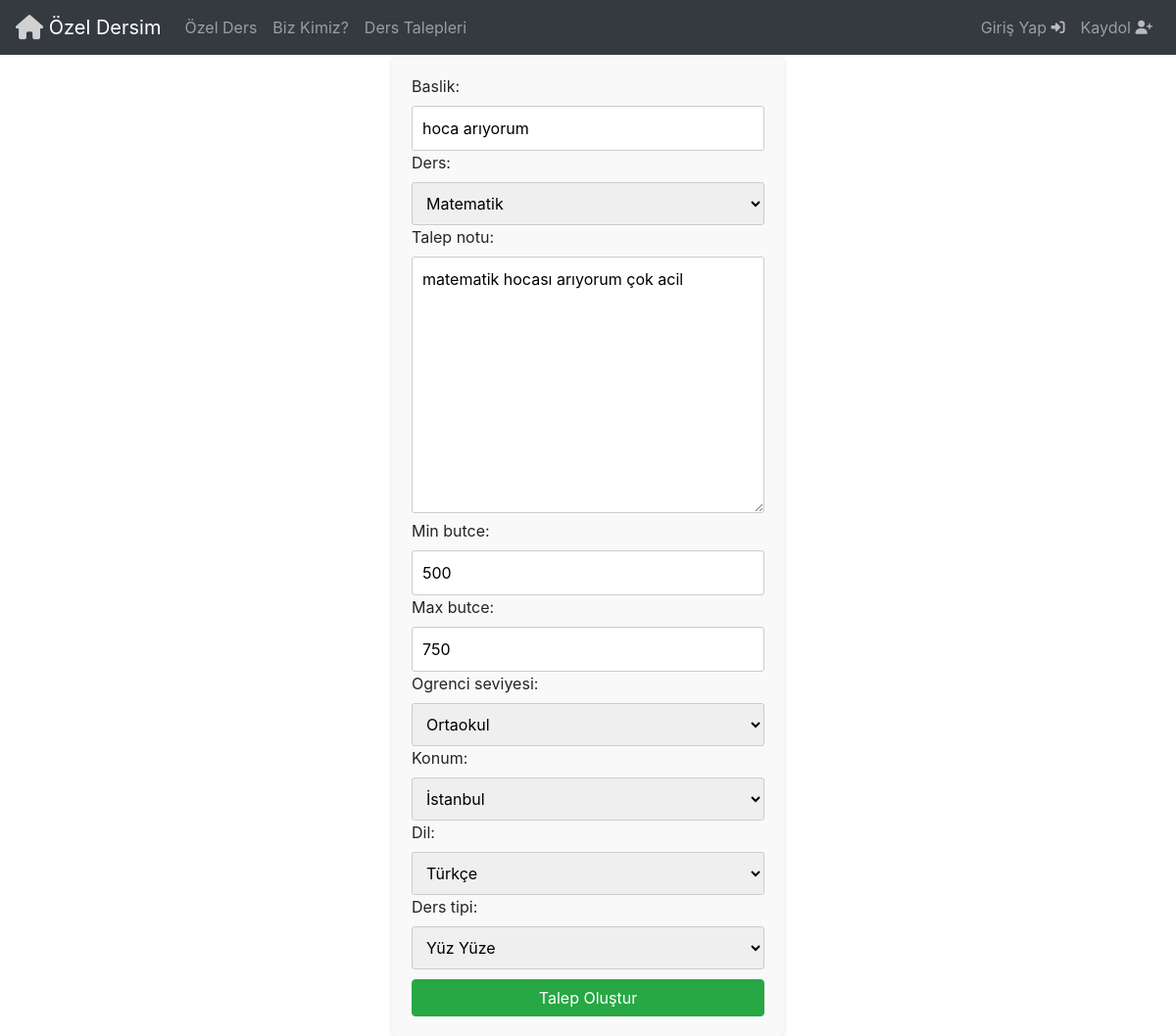
The page /talep_duzenle/11/ on the database its author committed.
### Base/models.py (models this page shows, shortened)
class DersTalepleri(models.Model):
  seviye = [
    ('İlkokul', 'İlkokul'),
    ('Ortaokul', 'Ortaokul'),
    ('Lise', 'Lise'),
    ('Üniversite', 'Üniversite'),
    ('Yüksek Lisans','Yüksek Lisans'),
  ]
  ders_tipleri = [
        ('online', 'Online'),
        ('yuz_yuze', 'Yüz Yüze'),
        ('iksisde', 'Online ve Yüz Yüze'),
    ]
  kullanici = models.ForeignKey(User, on_delete=models.CASCADE)
  baslik = models.CharField(max_length=50)
  ders = models.ForeignKey(Ders, on_delete=models.CASCADE)
  talep_notu= models.TextField(max_length=200,null=True,blank=True)
  talep_durumu = models.BooleanField(default=False)
  min_butce = models.IntegerField(validators=[MinValueValidator(0)])
  max_butce = models.IntegerField(validators=[MaxValueValidator(10000)])
  ogrenci_seviyesi = models.CharField(max_length=50,choices=seviye)
  olusturulma_tarihi = models.DateTimeField(auto_now_add=True)
  konum = models.ForeignKey(Sehir, on_delete=models.CASCADE)
  dil = models.ForeignKey(Dil,on_delete=models.CASCADE)
  gunceleme=models.DateTimeField(auto_now=True)
  ders_tipi = models.CharField(
        max_length=50,
        choices=(('online', 'Online'), ('yuz_yuze', 'Yüz Yüze'), ('iksisde', 'Online ve Yüz Yüze')),
    )

class Ders(models.Model):
  ders = models.CharField(max_length=50)
  def __str__(self) :
    return self.ders

### Base/views.py (the view)
# urls.py: path('talep_duzenle/<str:pk>/', views.talep_duzenle, name='TalepDuzenle'),
def talep_duzenle(request, pk):
   ders_talebi = DersTalepleri.objects.get(id=pk)
   if request.method == 'POST':
        min=request.POST.get('min_butce')
        max=request.POST.get('max_butce')
        if max >= min:
           form = DersTalepleriForm(request.POST, instance=ders_talebi)
           if form.is_valid():
             form.save()
             return redirect('DersTalepleri')
        else:
            messages.error(request,'Minimum bütçe aralığı maksimum bütçe aralığından büyük olamaz')
            form = DersTalepleriForm()
   else:
      form = DersTalepleriForm(instance=ders_talebi)
   return render(request, 'TalepOluştur.html', {'form': form})

### Base/formlar.py
class DersTalepleriForm(forms.ModelForm):
    class Meta:
        model = DersTalepleri
        fields = ['baslik', 'ders', 'talep_notu', 'min_butce', 'max_butce', 'ogrenci_seviyesi', 'konum', 'dil', 'ders_tipi']
    def __init__(self, *args, **kwargs):
        super().__init__(*args, **kwargs)
        for field in self.fields:
            self.fields[field].widget.attrs.update({'class': 'form-input'})

### Base/models.py (called while the page is built)
  def __str__(self):
    return self.dil

  def __str__(self):
    return self.sehir

### Templates/TalepOluştur.html (shortened to what this page needs)
{% include 'navbar.html' %}
<!DOCTYPE html>
<html lang="en">
<head>
</head>
<body>
  <div class="form-container">
    <form action="" method="POST">
        {{form}}
        <button type="input" class="btn btn-success btn-block" style="margin-top: 10px;">Talep Oluştur</button>
    </form>
  </div>
</body>
</html>

### Templates/TalepOluştur.html (style rules this page uses)
.form-container { width: 400px; margin: 0 auto; padding: 20px; background-color: #f9f9f9; border-radius: 5px; box-shadow: 0 2px 5px rgba(0, 0, 0, 0.1); }
.form-input { width: 100%; padding: 10px; border: 1px solid #ccc; border-radius: 3px; }

### rows shown on the page
DersTalepleri: baslik "hoca arıyorum", talep_notu "matematik hocası arıyorum çok acil", min_butce "500", max_butce "750", ogrenci_seviyesi "Ortaokul", konum "İstanbul", dil "Türkçe", ders_tipi "Yüz Yüze"
Ders: ders "Matematik"
